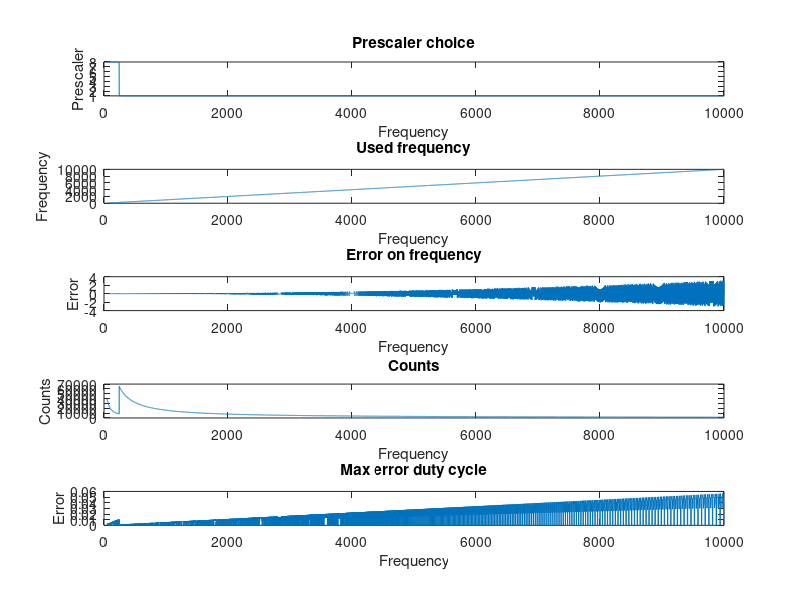
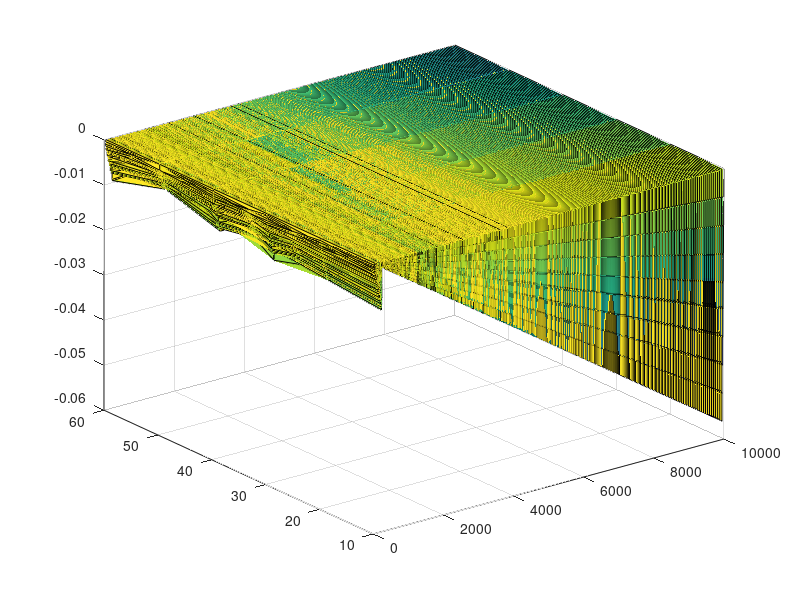

The MATLAB script that drew these images, in order: (Note: this script raises an error after producing the figures.)
clear all
close all

%% Parameters
timer_resolution = 16;

freq_start = 50;
freq_end = 10000;
freq_resolution = 1;

desired_freq = freq_start:freq_resolution:freq_end;

duty_cycle_start = 10;
duty_cycle_end = 60;
duty_cycle_resolution = 10;
duty_cycles = duty_cycle_start:duty_cycle_resolution:duty_cycle_end;

counts = (1:2^timer_resolution)';

prescalers = [1 8 64 256 1024];

fprintf("Frequency:\n\t\t\tStart: %dHz\n\t\t\tStop: %dHz\n\t\t\tResolution: %dHz\nDuty cycle:\n\t\t\tStart: %d%%\n\t\t\tStop: %d%%\n\t\t\tResolution: %d%%\n" ,freq_start, freq_end, freq_resolution, duty_cycle_start, duty_cycle_end, duty_cycle_resolution);

%% Calculate counts
actual_freq = 16e6 ./ ( counts * prescalers);

%% Find optimal parameters
used_values = zeros(4, length(desired_freq));
duty_cycle_error = zeros(length(desired_freq), length(duty_cycles));

for i=1:length(desired_freq)
    [d, index] = min(abs(actual_freq - desired_freq(i)));
    
    [~, smallest_index] = min(d);
    
    used_values(1, i) = prescalers(smallest_index);
    used_values(2, i) = counts(index(smallest_index));
    used_values(3, i) = actual_freq(index(smallest_index), smallest_index);
    OCR1B = floor(used_values(2, i) ./ (100 ./ duty_cycles));
%     actual_duty_cycle = used_values(2, i) ./ OCR1B;
    actual_duty_cycle = 100 ./ (used_values(2, i) ./ OCR1B);
    duty_cycle_error(i, :) = actual_duty_cycle - duty_cycles;
    used_values(4, i) = max(abs(duty_cycle_error(i, :)));
end

%% Print results
fprintf("Reults:\n\t\t\tMaximum frequency error: %.2fHz\n\t\t\tMaximum duty cycle error: %.2f%%\n" ,max(used_values(3,:) - desired_freq), max(used_values(4,:)));

%% Plot values
figure(1)
sp1 = subplot(5,1,1);
plot(desired_freq, used_values(1,:));
title('Prescaler choice');
xlabel('Frequency');
ylabel('Prescaler');

sp2 = subplot(5,1,2);
plot(desired_freq, used_values(3,:));
title('Used frequency');
xlabel('Frequency');
ylabel('Frequency');

sp3 = subplot(5,1,3);
plot(desired_freq, used_values(3,:) - desired_freq);
title('Error on frequency');
xlabel('Frequency');
ylabel('Error');

sp4 = subplot(5,1,4);
plot(desired_freq, used_values(2,:));
title('Counts');
xlabel('Frequency');
ylabel('Counts');

sp5 = subplot(5,1,5);
plot(desired_freq, used_values(4,:));
title('Max error duty cycle');
xlabel('Frequency');
ylabel('Error');

linkaxes([sp1, sp2, sp3, sp4, sp5], 'x');

figure(2)
s = surf(desired_freq, duty_cycles, duty_cycle_error');
s.EdgeColor = 'none';
xlabel('Frequency');
ylabel('Desired duty cycle');
zlabel('Error');

%% Publish dingen
matlab.io.saveVariablesToScript('myVars.m', 'prescalers')
publish('myVars.m', 'pdf')